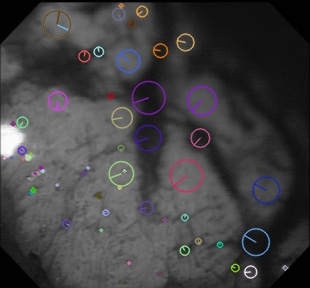
#> input picture Data Preprocessing/resized_sift_keypoints.jpg, 310 x 288 px
$ python -i fast_glcm.py   (imports and definitions only)
#> lines starting #> are read from the running program, lines starting #| are printed output that depends on the picture
#> further down, picture is the input picture: shape (288, 310, 3); mean B, G, R 66.1, 64.8, 65.8
import numpy as np
import matplotlib.pyplot as plt
import cv2
import os


def fast_glcm(img, vmin=0, vmax=255, levels=8, kernel_size=5, distance=1.0, angle=0.0):
    '''
    Parameters
    ----------
    img: array_like, shape=(h,w), dtype=np.uint8
        input image
    vmin: int
        minimum value of input image
    vmax: int
        maximum value of input image
    levels: int
        number of grey-levels of GLCM
    kernel_size: int
        Patch size to calculate GLCM around the target pixel
    distance: float
        pixel pair distance offsets [pixel] (1.0, 2.0, and etc.)
    angle: float
        pixel pair angles [degree] (0.0, 30.0, 45.0, 90.0, and etc.)
    Returns
    -------
    Grey-level co-occurrence matrix for each pixels
    shape = (levels, levels, h, w)
    '''
#> called with vmin = 0, vmax = 255, levels = 8, kernel_size = 5, distance = 1, angle = 0

    img_gray = cv2.cvtColor(img, cv2.COLOR_BGR2GRAY)
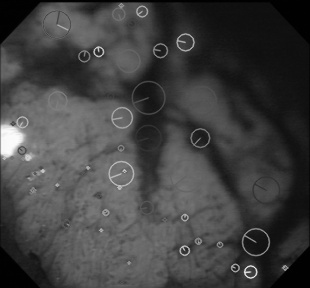
#> img_gray: shape (288, 310); min 0, max 253, mean 65.2

    mi, ma = vmin, vmax
    ks = kernel_size
    h,w = img_gray.shape
#> h = 288; w = 310

    # digitize
    bins = np.linspace(mi, ma+1, levels+1)
    gl1 = np.digitize(img_gray, bins) - 1
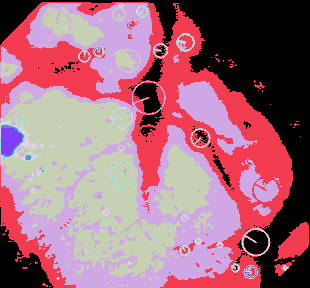
#> gl1: shape (288, 310) int64; 8 distinct labels, from 0 to 7; one colour per label, 0 black

    # make shifted image
    dx = distance*np.cos(np.deg2rad(angle))
    dy = distance*np.sin(np.deg2rad(-angle))
    mat = np.array([[1.0,0.0,-dx], [0.0,1.0,-dy]], dtype=np.float32)
    gl2 = cv2.warpAffine(gl1, mat, (w,h), flags=cv2.INTER_NEAREST,
                         borderMode=cv2.BORDER_REPLICATE)
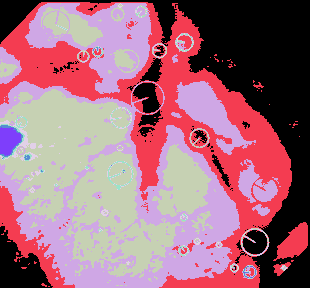
#> gl2: shape (288, 310) int32; 8 distinct labels, from 0 to 7; one colour per label, 0 black

    # make glcm
    glcm = np.zeros((levels, levels, h, w), dtype=np.uint8)
    for i in range(levels):
        for j in range(levels):
            mask = ((gl1==i) & (gl2==j))
            glcm[i,j, mask] = 1

    kernel = np.ones((ks, ks), dtype=np.uint8)
    for i in range(levels):
        for j in range(levels):
            glcm[i,j] = cv2.filter2D(glcm[i,j], -1, kernel)

    glcm = glcm.astype(np.float32)
    return glcm


# [108 lines left out: functions fast_glcm_mean, fast_glcm_std, fast_glcm_contrast, fast_glcm_dissimilarity, fast_glcm_homogeneity, fast_glcm_ASM and 2 more, not called in this run]

>>> import cv2
>>> picture = cv2.imread('../Data Preprocessing/resized_sift_keypoints.jpg')
>>> result = fast_glcm(picture)

$ run again, on Data Preprocessing/rotatematch_sift.jpg
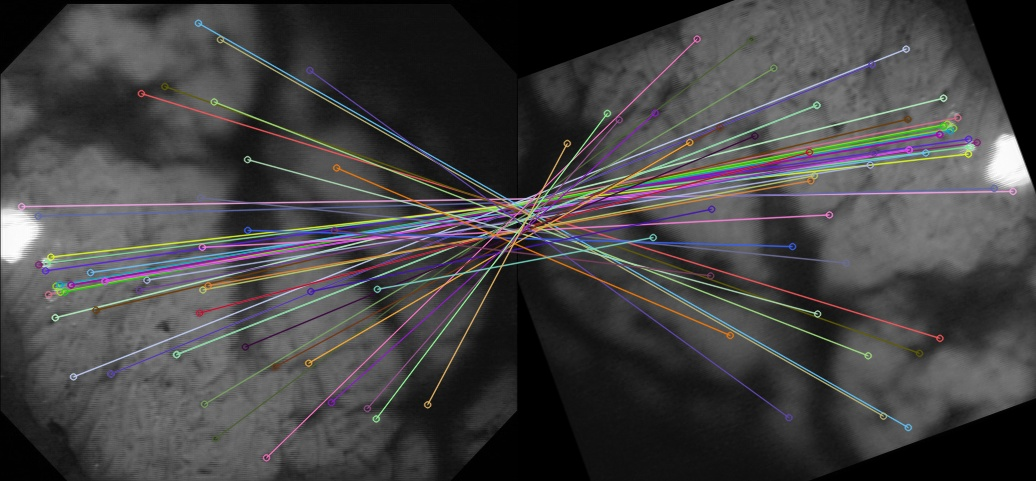
#> input picture Data Preprocessing/rotatematch_sift.jpg, 1036 x 481 px
#> picture is the input picture: shape (481, 1036, 3); mean B, G, R 67.6, 66.9, 68.1
#> in fast_glcm, `gl1 = np.digitize(img_gray, bins) - 1`:
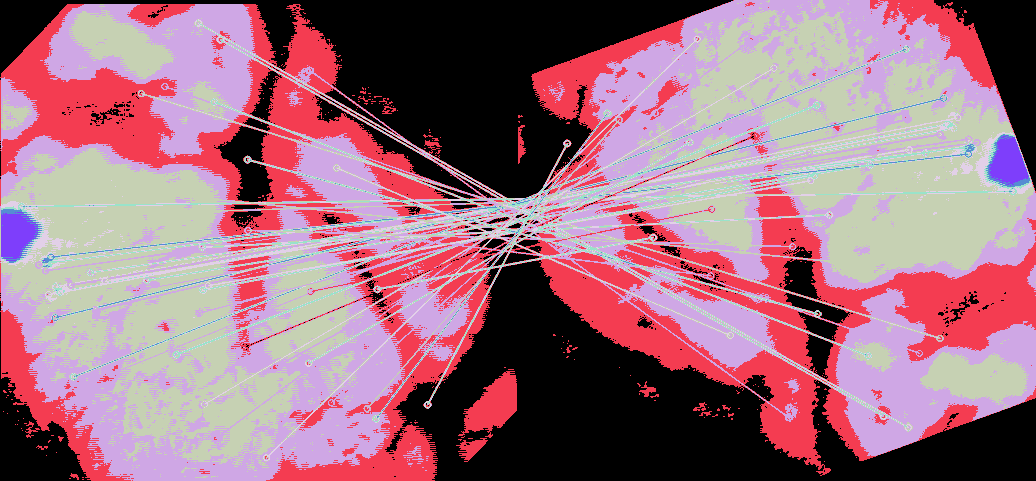
#> gl1: shape (481, 1036) int64; 8 distinct labels, from 0 to 7; one colour per label, 0 black
#> in fast_glcm, `gl2 = cv2.warpAffine(gl1, mat, (w,h), flags=cv2.INTER_NEAREST, borderM..`:
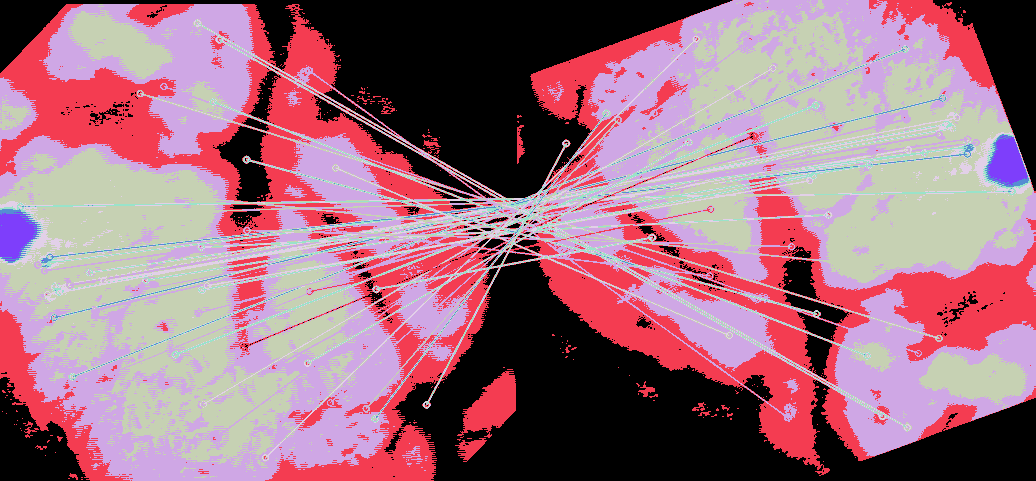
#> gl2: shape (481, 1036) int32; 8 distinct labels, from 0 to 7; one colour per label, 0 black

$ run again, on Data Preprocessing/scaledmatch_sift.jpg
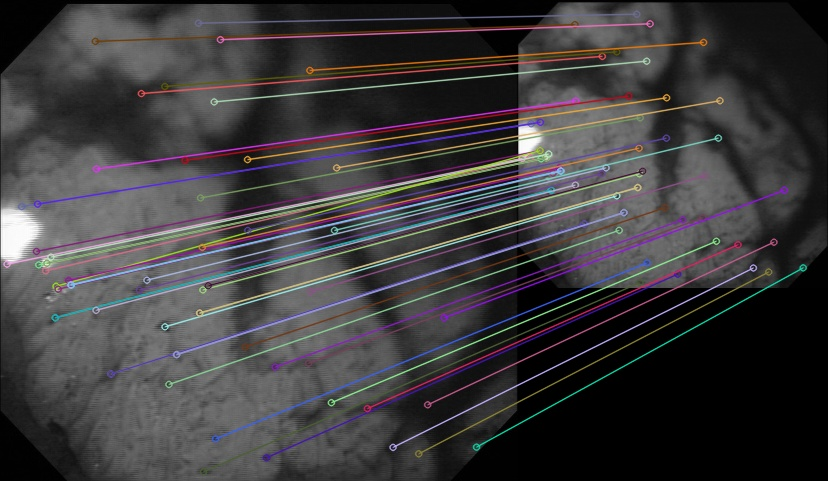
#> input picture Data Preprocessing/scaledmatch_sift.jpg, 828 x 481 px
#> picture is the input picture: shape (481, 828, 3); mean B, G, R 61.2, 59.5, 61.6
#> in fast_glcm, `gl1 = np.digitize(img_gray, bins) - 1`:
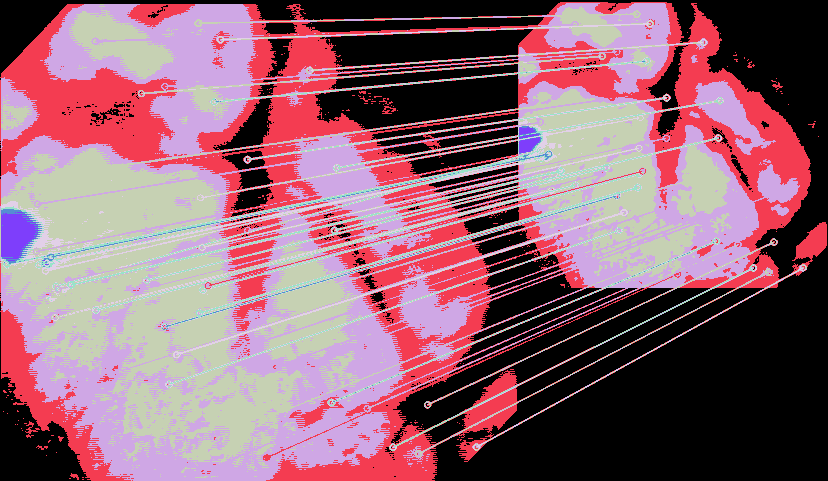
#> gl1: shape (481, 828) int64; 8 distinct labels, from 0 to 7; one colour per label, 0 black
#> in fast_glcm, `gl2 = cv2.warpAffine(gl1, mat, (w,h), flags=cv2.INTER_NEAREST, borderM..`:
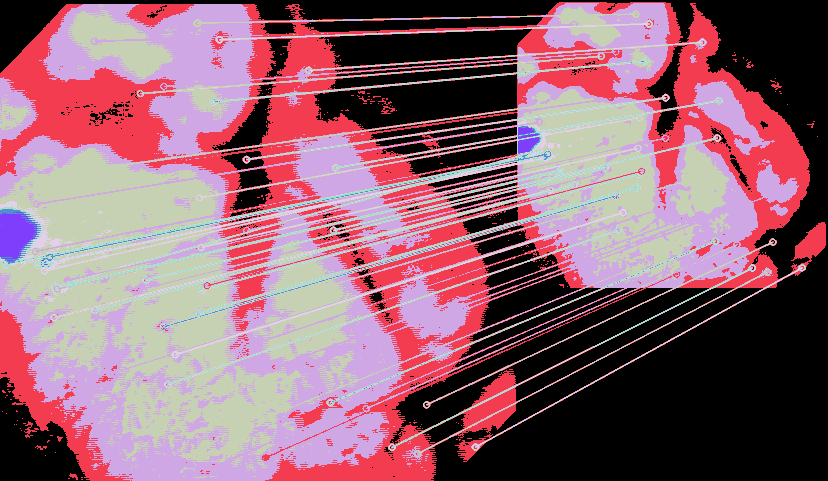
#> gl2: shape (481, 828) int32; 8 distinct labels, from 0 to 7; one colour per label, 0 black
